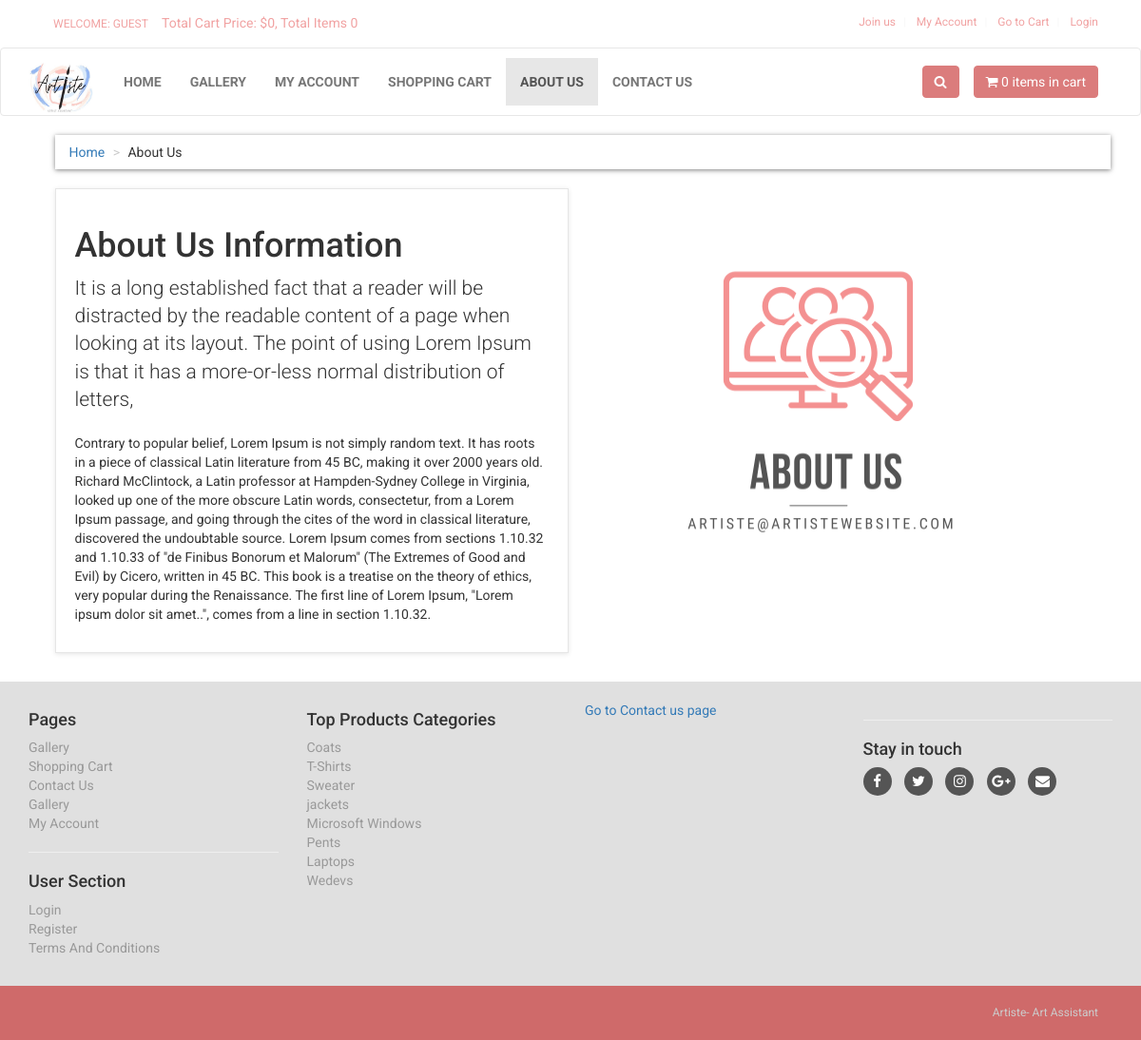
Page /about.php on the committed database.
### tables this page shows
CREATE TABLE `about_us` (
  `about_id` int(10) NOT NULL,
  `about_heading` text NOT NULL,
  `about_short_desc` text NOT NULL,
  `about_desc` text NOT NULL
);

CREATE TABLE `product_categories` (
  `p_cat_id` int(10) NOT NULL,
  `p_cat_title` text NOT NULL,
  `p_cat_top` text NOT NULL,
  `p_cat_image` text NOT NULL
);

### about.php (the view, shortened to what this page needs)
<?php
include("includes/db.php");
include("functions/functions.php");
?>
<!DOCTYPE html>
<html>
<head>
<link href="styles/bootstrap.min.css" rel="stylesheet">
<link href="styles/style.css" rel="stylesheet">
<link href="font-awesome/css/font-awesome.min.css" rel="stylesheet">
</head>
<body>
<div id="top">
<div class="container">
<div class="col-md-6 offer">
<a href="index.php" class="btn btn-link btn-sm" >
<?php
if(!isset($_SESSION['customer_email'])){
echo "Welcome: Guest";
}else{
echo "Welcome : " . $_SESSION['customer_email'] . "";
}
?>
</a>
<a href="#">
Total Cart Price: <?php total_price(); ?>, Total Items <?php items(); ?>
</a>
</div>
<div class="col-md-6">
<ul class="menu">
<?php if(!isset($_SESSION['customer_email'])){ ?>
<li>
<a href="customer_register.php"> Join us </a>
</li>
<?php
}else{
$customer_email = $_SESSION['customer_email'];
$select_customer = "select * from customers where customer_email='$customer_email'";
$run_customer = mysqli_query($con,$select_customer);
$row_customer = mysqli_fetch_array($run_customer);
$customer_role = $row_customer['customer_role'];
if($customer_role == "customer"){
?>
<li>
<a href="shop.php"> Gallery </a>
</li>
<?php }elseif($customer_role == "vendor"){ ?>
<li>
<a href="vendor_dashboard/index.php"> Artist Dashboard </a>
</li>
<?php } } ?>
<li>
<?php
if(!isset($_SESSION['customer_email'])){
echo "<a href='checkout.php' >My Account</a>";
}
else{
echo "<a href='customer/my_account.php?my_orders'>My Account</a>";
}
?>
</li>
<li>
<a href="cart.php">
Go to Cart
</a>
</li>
<li>
<?php
if(!isset($_SESSION['customer_email'])){
echo "<a href='checkout.php'> Login </a>";
}else {
echo "<a href='logout.php'> Logout </a>";
}
?>
</li>
</ul>
</div>
</div>
</div>
<div class="navbar navbar-default" id="navbar">
<div class="container" >
<div class="navbar-header">
<a class="navbar-brand home" href="index.php" >
<img src="images/logo.png" width="70" height="60" >
</a>
</div>
<div class="navbar-collapse collapse" id="navigation" >
<div class="padding-nav" >
<ul class="nav navbar-nav navbar-left">
<li>
<a href="index.php"> Home </a>
</li>
<li>
<a href="shop.php"> Gallery </a>
</li>
<li>
<?php
if(!isset($_SESSION['customer_email'])){
echo "<a href='checkout.php' >My Account</a>";
}
else{
echo "<a href='customer/my_account.php?my_orders'>My Account</a>";
}
?>
</li>
<li>
<a href="cart.php"> Shopping Cart </a>
</li>
<li class="active">
<a href="about.php"> About Us </a>
</li>
<li>
<a href="contact.php"> Contact Us </a>
</li>
</ul>
</div>
<a class="btn btn-primary navbar-btn right" href="cart.php">
<i class="fa fa-shopping-cart"></i>
<span> <?php items(); ?> items in cart </span>
</a>
<div class="navbar-collapse collapse right">
<button class="btn navbar-btn btn-primary" type="button" data-toggle="collapse" data-target="#search">
<i class="fa fa-search"></i>
</button>
</div>
</div>
</div>
</div>
<div id="content" >
<div class="container" >
<div class="col-md-12" >
<ul class="breadcrumb" >
<li>
<a href="index.php">Home</a>
</li>
<li>About Us</li>
</ul>
</div>
<div class="col-md-6" >
<div class="box" >
<?php
$get_about_us = "select * from about_us";
$run_about_us = mysqli_query($con,$get_about_us);
$row_about_us = mysqli_fetch_array($run_about_us);
$about_heading = $row_about_us['about_heading'];
$about_short_desc = $row_about_us['about_short_desc'];
$about_desc = $row_about_us['about_desc'];
?>
<h1> <?php echo $about_heading; ?> </h1>
<p class="lead"> <?php echo $about_short_desc; ?> </p>
<p> <?php echo $about_desc; ?> </p>
</div>
</div>
<img src="images/aboutus.png" width="500" height="490" >
</div>
</div>
<?php
include("includes/footer.php");
?>
</body>
</html>

### includes/footer.php (shortened to what this page needs)
<?php
if(isset($include_page) and $include_page == "vendor_store"){
$store_back_url = "../";
}else{
$store_back_url = "";
}
?>
<div id="footer">
<div class="container">
<div class="row" >
<div class="col-md-3 col-sm-6" >
<h4>Pages</h4>
<ul>
<li><a href="<?php echo $store_back_url; ?>shop.php">Gallery</a></li>
<li><a href="<?php echo $store_back_url; ?>cart.php">Shopping Cart</a></li>
<li><a href="<?php echo $store_back_url; ?>contact.php">Contact Us</a></li>
<li><a href="<?php echo $store_back_url; ?>shop.php">Gallery</a></li>
<li>
<?php
if(!isset($_SESSION['customer_email'])){
echo "<a href='$store_back_url" . "checkout.php' >My Account</a>";
}
else{
echo "<a href='$store_back_url" . "customer/my_account.php?my_orders'>My Account</a>";
}
?>
</li>
</ul>
<hr>
<h4>User Section</h4>
<ul>
<li>
<?php
if(!isset($_SESSION['customer_email'])){
echo "<a href='$store_back_url" . "checkout.php' >Login</a>";
}
else{
echo "<a href='$store_back_url" . "customer/my_account.php?my_orders'>My Account</a>";
}
?>
</li>
<li><a href="<?php echo $store_back_url; ?>customer_register.php">Register</a></li>
<li><a href="<?php echo $store_back_url; ?>terms.php">Terms And Conditions </a></li>
</ul>
</div>
<div class="col-md-3 col-sm-6">
<h4> Top Products Categories </h4>
<ul>
<?php
$get_p_cats = "select * from product_categories";
$run_p_cats = mysqli_query($con,$get_p_cats);
while($row_p_cats = mysqli_fetch_array($run_p_cats)){
$p_cat_id = $row_p_cats['p_cat_id'];
$p_cat_title = $row_p_cats['p_cat_title'];
echo "<li> <a href='$store_back_url" . "shop.php?p_cat=$p_cat_id'> $p_cat_title </a> </li>";
}
?>
</ul>
</div>
<div class="col-md-3 col-sm-6">
<a href="<?php echo $store_back_url; ?>contact.php">Go to Contact us page</a>
</div>
<div class="col-md-3 col-sm-6">
<hr>
<h4> Stay in touch </h4>
<p class="social">
<a href="#"><i class="fa fa-facebook"></i></a>
<a href="#"><i class="fa fa-twitter"></i></a>
<a href="#"><i class="fa fa-instagram"></i></a>
<a href="#"><i class="fa fa-google-plus"></i></a>
<a href="#"><i class="fa fa-envelope"></i></a>
</p>
</div>
</div>
</div>
</div>
<div id="copyright">
<div class="container" >
<div class="col-md-6" >
</div>
<div class="col-md-6">
<p class="pull-right"> Artiste- Art Assistant </a> </p>
</div>
</div>
</div>

### styles/style.css (style rules this page uses)
body { font-family: "Roboto", Helvetica, Arial, sans-serif; font-size: 14px; line-height: 1.42857143; color: hsl #f1a2a2; background-color: #ffffff; overflow-x: hidden; }
#top { background: hsl #ffffff; padding: 10px 0; }
#top .offer { color: #f1a2a2; }
#top .offer .btn { text-transform: uppercase; }
#top a { color: #f1a2a2; }
#top ul.menu { padding-top: 5px; margin: 0; text-align: right; font-size: 12px; list-style: none; }
#top ul.menu > li { display: inline-block; }
#top ul.menu > li a { color: #f1a2a2; }
#top ul.menu > li + li:before { content: "|\00a0"; padding: 0 5px; color: #f7f7f7; }
.navbar { background:white; }
.navbar-collapse .right { float:right; }
.navbar-brand { float:left; padding: 10px 15px; font-size:18px; line-height:20px; height:70px; }
.navbar ul.nav > li > a { text-transform:uppercase; font-weight:bold; font-size:14px; }
.padding-nav { padding-top:10px; }
.btn-primary { color:rgb(255, 255, 255); background-color:rgb(219, 124, 124); border-color:rgb(219, 124, 124); }
.box { background: #fff; margin: 0 0 30px; border: solid 1px #e6e6e6; box-sizing: border-box; padding:20px; box-shadow: 0 1px 5px rgba(0, 0, 0, 0.1); }
#content { padding-left:25px; }
.breadcrumb { padding: 8px 15px; margin-bottom:20px; background-color: #ffffff; border-radius: 0; box-shadow: 0 1px 5px rgba(0, 0, 0, 0.5); }
.breadcrumb > li + li:before { content: ">\00a0"; color:#cccccc; }
#footer { background: #e0e0e0; padding: 20px 0; }
#footer ul { padding-left: 0; list-style: none; }
#footer ul a { color:#999999; padding: 20px 0; }
#footer .social { text-align: left; }
#footer .social a { margin: 0 10px 0 0; color: #fff; display: inline-block; width: 30px; height: 30px; border-radius: 15px; line-height: 30px; font-size: 15px; text-align: center; transition: all 0.2s ease-out; vertical-align: bottom; background-color:#555555; }
#copyright { background: #cf6a6a; color:#ccc; padding:20px 0; font-size:12px; }
#copyright p { margin: 0; }

### rows in the picture
about_us: about_heading "About Us Information", about_short_desc "It is a long established fact that a reader will be distracted by the readable content of a page when looking at its layout. The point of using Lorem Ipsum is that it has a more-or-less normal distribution of letters,", about_desc "Contrary to popular belief, Lorem Ipsum is not simply random text. It has roots in a piece of classical Latin literature from 45 BC, making it over 2000 years old. Richard McClintock, a Latin professor at Hampden-Sydney College in Virginia, looked up one of the more obscure Latin words, consectetur, from a Lorem Ipsum passage, and going through the cites of the word in classical literature, discovered the undoubtable source. Lorem Ipsum comes from sections 1.10.32 and 1.10.33 of \"de Finibus Bonorum et Malorum\" (The Extremes of Good and Evil) by Cicero, written in 45 BC. This book is a treatise on the theory of ethics, very popular during the Renaissance. The first line of Lorem Ipsum,…"
product_categories: p_cat_title "Coats"
product_categories: p_cat_title "T-Shirts"
product_categories: p_cat_title "Sweater"
product_categories: p_cat_title "jackets"
product_categories: p_cat_title "Microsoft Windows"
product_categories: p_cat_title "Pents"
product_categories: p_cat_title "Laptops"
product_categories: p_cat_title "Wedevs"

### other values in the picture
$total "0"
$count_items "0 0"
